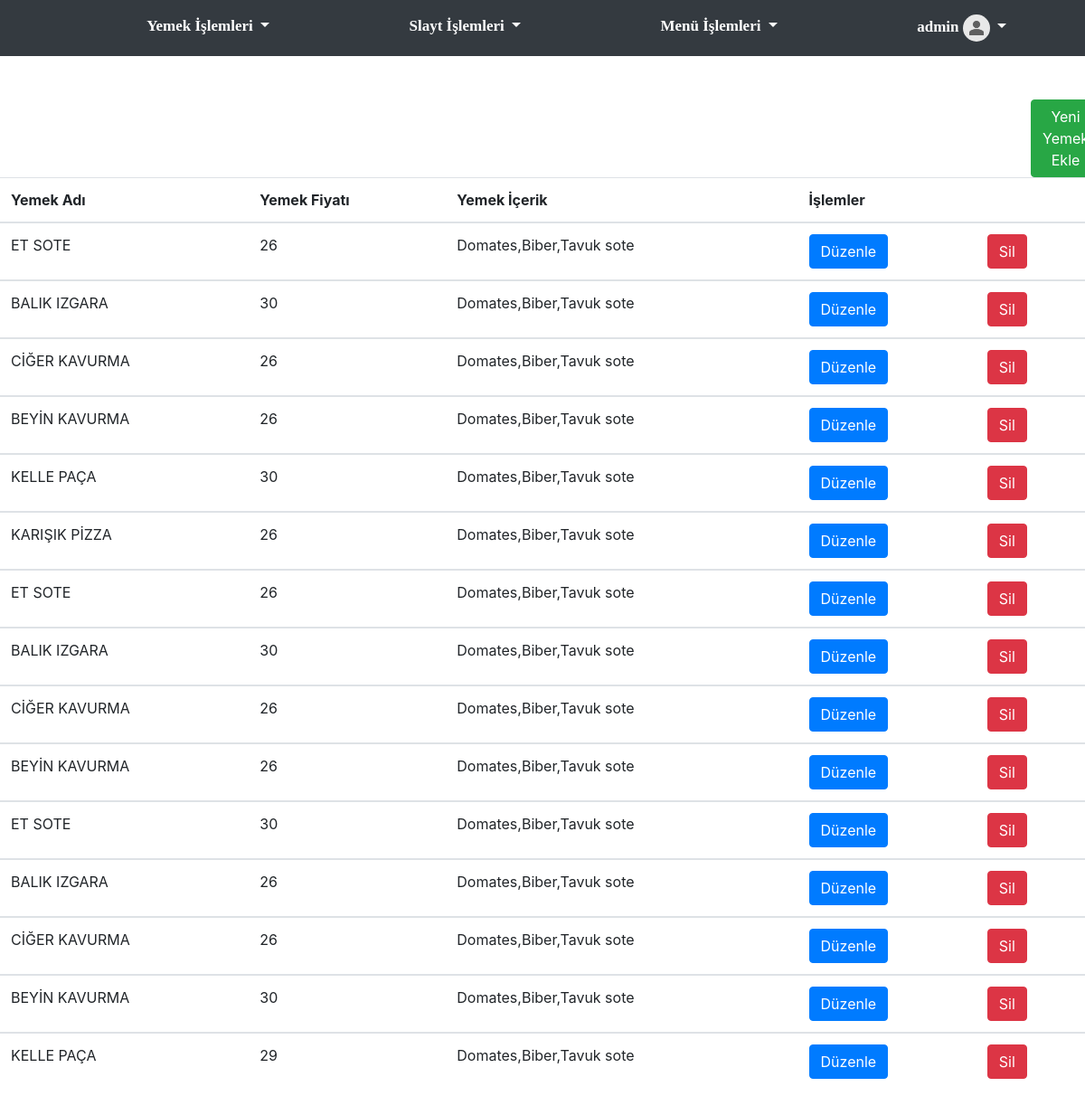
Page /yemek2/liste (signed in) on the committed database.
### mod_kullanici/model.py (models this page shows, shortened)
class kullanici(db.Model,UserMixin):
    id=db.Column(db.Integer,primary_key=True)
    kullaniciadi=db.Column(db.String(50))
    sifre=db.Column(db.String(50))
    resim=db.Column(db.String(60))

### mod_anasayfa/verimodeli.py (models this page shows)
class yemekler2(db.Model):
    yemekno=db.Column(db.Integer,primary_key=True)
    yemekİsmi2=db.Column(db.String(50))
    yemekismi2=db.Column(db.String(50))
    yemekFiyati2=db.Column(db.String(50))
    yemekicerik2=db.Column(db.String(255))
    yemekİcerik2=db.Column(db.String(50))
    yemekid2 = db.Column(db.String(50))

### mod_anasayfa/yonetici.py (the view)
@mod_yemek2.route('/liste')
@login_required
def yemeklerr2():
    yemeklerim2=yemekler2.query.all()
    return render_template('YemeklerListeler2/Liste.html',
                           veri=yemeklerim2
                           )

### mod_kullanici/model.py (called while the page is built)
@login.user_loader
def kullaniciYukle(id):
    return kullanici.query.filter(kullanici.id==id).one_or_none()

### templates/YemeklerListeler2/Liste.html (shortened to what this page needs)
{% extends 'admin_paneli.html'%}
{% block body %}
    <br><br>
    <div style="margin-left: 1140px">
        <a href="{{ url_for("yemek21.ekleyemek2") }}" class="btn btn-success">Yeni Yemek Ekle</a></div>
    <div align="center" >
    <table class="table table-hover">
    <thead>
    <tr>
        <th>Yemek Adı</th>
        <th>Yemek Fiyatı</th>
        <th>Yemek İçerik</th>
        <th colspan="2">İşlemler</th>
    </tr>
    </thead>
    {% for yemekler2 in veri %}
        <tbody>
        <tr>
            <td>{{ yemekler2.yemekismi2 }}</td>
              <td>{{ yemekler2.yemekFiyati2 }}</td>
            <td>{{ yemekler2.yemekicerik2 }}</td>
            <td>
                <a href="{{ url_for('yemek21.yemekduzenle2',id=yemekler2.yemekno)}}" class="btn btn-primary">Düzenle</a></td>
            <td>
                <a href="#" class="btn btn-danger silme-butonu"
                 data-haberbaslik="{{ yemekler2.yemekisim2}}"
                   data-haberno="{{ yemekler2.yemekno }}">Sil</a></td>
        </tr>
    {% endfor %}
    </tbody>
</table>
    </div>
    <br>
    <br><br><br><br>
{% endblock %}

### templates/admin_paneli.html (shortened to what this page needs)
<!DOCTYPE html>
<html lang="tr">
<head>
    <link rel="stylesheet" href="https://maxcdn.bootstrapcdn.com/bootstrap/4.3.1/css/bootstrap.min.css">
</head>
<body>
<nav class="navbar navbar-expand-sm bg-dark navbar-dark">
    <ul class="navbar-nav">
        <li class="nav-item dropdown" style="margin-left: 25%">
            <a class="nav-link dropdown-toggle" href="#" id="navbardrop" data-toggle="dropdown"
               style="font-weight:bold;color: white;font-family: 'Times New Roman', Times, serif;font-size: 17px">
                Yemek İşlemleri
            </a>
        </li>
        <li class="nav-item dropdown" style="margin-left: 25%">
            <a class="nav-link dropdown-toggle" href="#" id="navbardrop" data-toggle="dropdown"
               style="font-weight:bold;color: white;font-family: 'Times New Roman', Times, serif;font-size: 17px">
                Slayt İşlemleri
            </a>
        </li>
         <li class="nav-item dropdown" style="margin-left: 25%">
            <a class="nav-link dropdown-toggle" href="#" id="navbardrop" data-toggle="dropdown"
               style="font-weight:bold;color: white;font-family: 'Times New Roman', Times, serif;font-size: 17px">
                Menü İşlemleri
            </a>
        </li>
        <li class="nav-item dropdown" style="margin-left: 25%">
            <a class="nav-link dropdown-toggle" href="#" id="navbardrop" data-toggle="dropdown"
               style="font-weight:bold;color: white;font-family: 'Times New Roman', Times, serif;font-size: 17px">
    {{ current_user.kullaniciadi }}
                <img class="img-profile rounded-circle" style="width: 30px;height: 30px;">
            </a>
    </ul>
</nav>
{% block body %}{% endblock %}
</body>
</html>

### rows in the picture
kullanici: kullaniciadi "admin"
yemekler2: yemekismi2 "ET SOTE", yemekFiyati2 "26", yemekicerik2 "Domates,Biber,Tavuk sote"
yemekler2: yemekismi2 "BALIK IZGARA", yemekFiyati2 "30", yemekicerik2 "Domates,Biber,Tavuk sote"
yemekler2: yemekismi2 "CİĞER KAVURMA", yemekFiyati2 "26", yemekicerik2 "Domates,Biber,Tavuk sote"
yemekler2: yemekismi2 "BEYİN KAVURMA", yemekFiyati2 "26", yemekicerik2 "Domates,Biber,Tavuk sote"
yemekler2: yemekismi2 "KELLE PAÇA", yemekFiyati2 "30", yemekicerik2 "Domates,Biber,Tavuk sote"
yemekler2: yemekismi2 "KARIŞIK PİZZA", yemekFiyati2 "26", yemekicerik2 "Domates,Biber,Tavuk sote"
yemekler2: yemekismi2 "ET SOTE", yemekFiyati2 "26", yemekicerik2 "Domates,Biber,Tavuk sote"
yemekler2: yemekismi2 "BALIK IZGARA", yemekFiyati2 "30", yemekicerik2 "Domates,Biber,Tavuk sote"
yemekler2: yemekismi2 "CİĞER KAVURMA", yemekFiyati2 "26", yemekicerik2 "Domates,Biber,Tavuk sote"
yemekler2: yemekismi2 "BEYİN KAVURMA", yemekFiyati2 "26", yemekicerik2 "Domates,Biber,Tavuk sote"
yemekler2: yemekismi2 "ET SOTE", yemekFiyati2 "30", yemekicerik2 "Domates,Biber,Tavuk sote"
yemekler2: yemekismi2 "BALIK IZGARA", yemekFiyati2 "26", yemekicerik2 "Domates,Biber,Tavuk sote"
yemekler2: yemekismi2 "CİĞER KAVURMA", yemekFiyati2 "26", yemekicerik2 "Domates,Biber,Tavuk sote"
yemekler2: yemekismi2 "BEYİN KAVURMA", yemekFiyati2 "30", yemekicerik2 "Domates,Biber,Tavuk sote"
yemekler2: yemekismi2 "KELLE PAÇA", yemekFiyati2 "29", yemekicerik2 "Domates,Biber,Tavuk sote"
